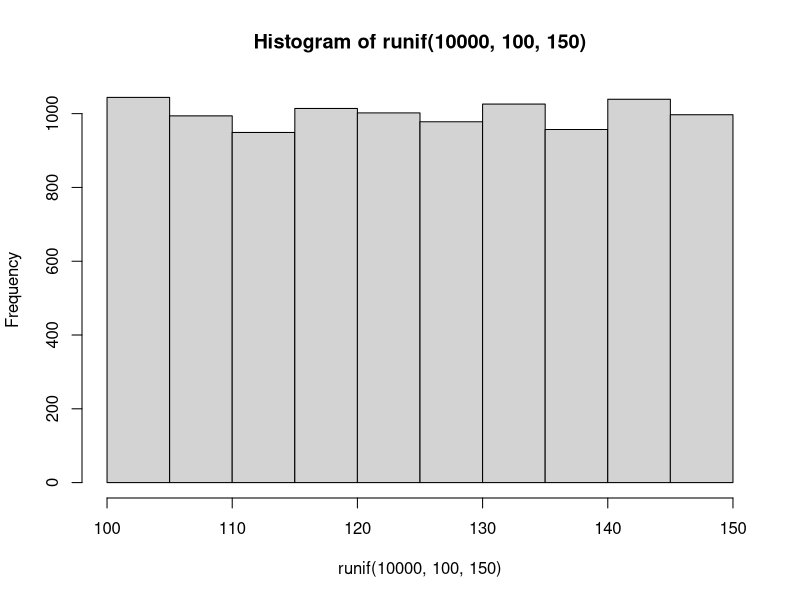
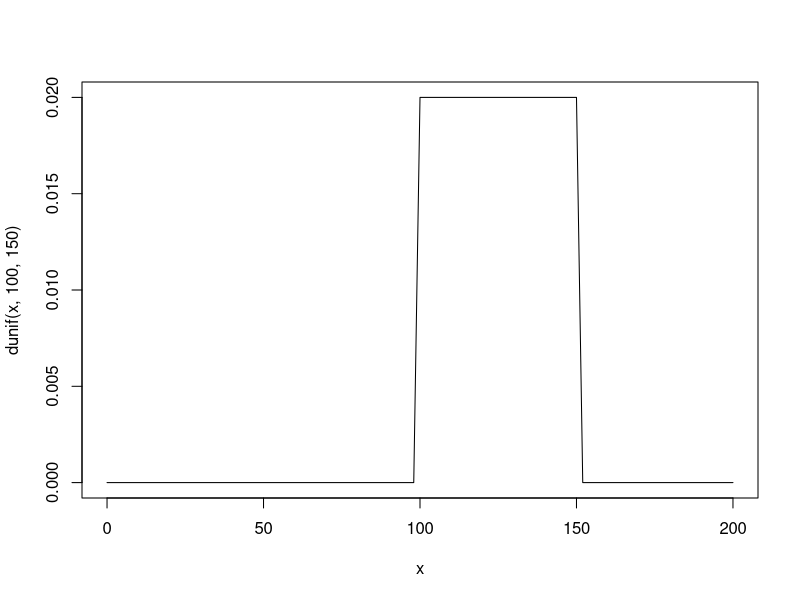
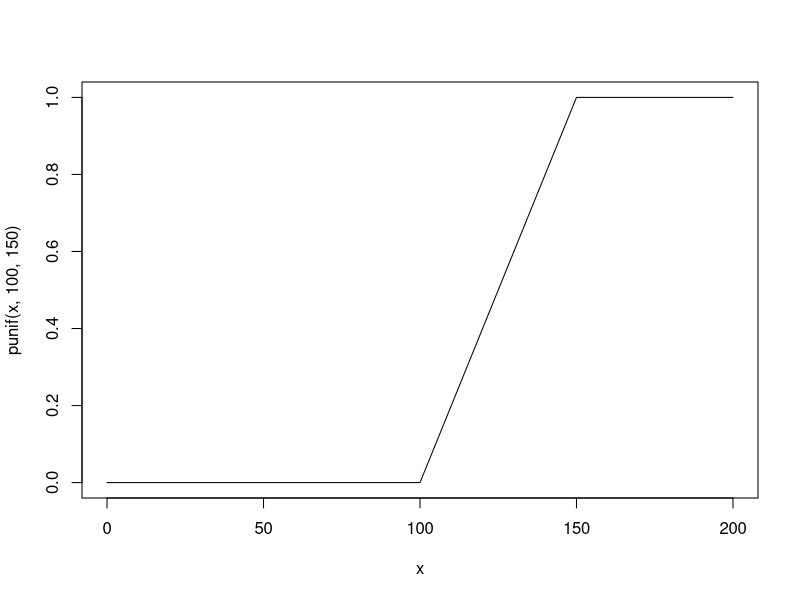

These figures' R source, in order:
# EJERCICIO DE DISTRIBUCIÓN UNIFORME

# En una compañía los gastos de teléfono por semana se distribuyen de manera
# uniforme entre 100 y 150 euros.
# 
# a) Calula la media de gasto (en teléfono) por semana y su desviación típica
# sabiendo que f(x) = 1/(b-a)
# 
# Ecuaciones:
#   media: (a + b) / 2
#   desviación típica: ((b - a)^2) / 12
media = (100 + 150) / 2 # 125
desv = sqrt(((150 - 100)^2) / 12) # 14.4337567

# b) ¿Cuál es la probabilidad de que en una semana el gasto sea menor que 120?
punif(120, 100, 150) # 0.4

# c) ¿Y mayor de 140?
# forma 1:
1-punif(140, 100, 150) # 0.2
# forma 2:
punif(140, 100, 150, lower.tail = FALSE) # 0.2

# d) ¿Cuál es la probabilidad de que sea menor que 120 o mayor que 130?
punif(120, 100, 150) # 0.4
punif(130, 100, 150, lower.tail = FALSE) # 0.4 -> son igual de probables

# e) Con "runif" genera valores aleatorios para esta distribución.
# Elige un tamaño de n para que la distribución se aproxime a una distribución
# uniforme comprobándolo con un histograma (hist): > hist(runif(n, 100, 150))
hist(runif(10000, 100, 150)) # usar un valor de n grande = más datos

# f) Grafica la función de densidad y la de distribución
curve(dunif(x, 100, 150), from = 0, to=200)
curve(punif(x, 100, 150), from = 0, to=200)
